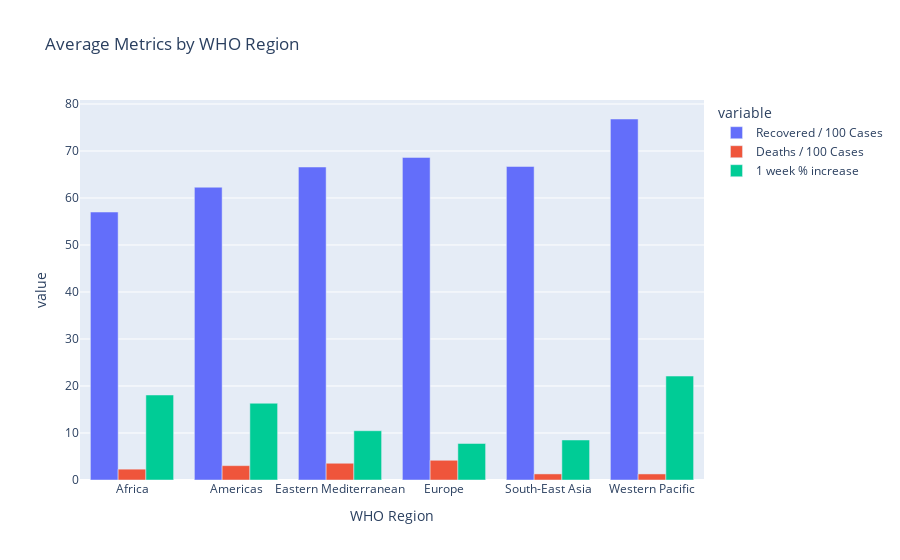

The code cell stored with this chart in its notebook:
### Code cell
# متوسط كل المؤشرات لكل منطقة
region_stats = data.groupby('WHO Region')[numeric_cols].mean().reset_index()

fig = px.bar(region_stats, x='WHO Region', y=['Recovered / 100 Cases', 'Deaths / 100 Cases', '1 week % increase'],
             barmode='group', title='Average Metrics by WHO Region')
fig.show()

### Figure 1 — Plotly figure (JSON) as saved in the notebook; plotly's stock layout.template omitted (floating-point values rounded to 4 significant figures)
{"data": [{"alignmentgroup": "True", "hovertemplate": "variable=Recovered / 100 Cases<br>WHO Region=%{x}<br>value=%{y}<extra></extra>", "legendgroup": "Recovered / 100 Cases", "marker": {"color": "#636efa", "pattern": {"shape": ""}}, "name": "Recovered / 100 Cases", "offsetgroup": "Recovered / 100 Cases", "orientation": "v", "showlegend": true, "textposition": "auto", "type": "bar", "visible": true, "x": ["Africa", "Americas", "Eastern Mediterranean", "Europe", "South-East Asia", "Western Pacific"], "xaxis": "x", "y": [57.01, 62.29, 66.59, 68.64, 66.7, 76.8], "yaxis": "y"}, {"alignmentgroup": "True", "hovertemplate": "variable=Deaths / 100 Cases<br>WHO Region=%{x}<br>value=%{y}<extra></extra>", "legendgroup": "Deaths / 100 Cases", "marker": {"color": "#EF553B", "pattern": {"shape": ""}}, "name": "Deaths / 100 Cases", "offsetgroup": "Deaths / 100 Cases", "orientation": "v", "showlegend": true, "textposition": "auto", "type": "bar", "visible": true, "x": ["Africa", "Americas", "Eastern Mediterranean", "Europe", "South-East Asia", "Western Pacific"], "xaxis": "x", "y": [2.306, 3.053, 3.563, 4.198, 1.296, 1.29], "yaxis": "y"}, {"alignmentgroup": "True", "hovertemplate": "variable=1 week % increase<br>WHO Region=%{x}<br>value=%{y}<extra></extra>", "legendgroup": "1 week % increase", "marker": {"color": "#00cc96", "pattern": {"shape": ""}}, "name": "1 week % increase", "offsetgroup": "1 week % increase", "orientation": "v", "showlegend": true, "textposition": "auto", "type": "bar", "visible": true, "x": ["Africa", "Americas", "Eastern Mediterranean", "Europe", "South-East Asia", "Western Pacific"], "xaxis": "x", "y": [18.09, 16.33, 10.48, 7.77, 8.513, 22.11], "yaxis": "y"}], "layout": {"autosize": true, "barmode": "group", "legend": {"title": {"text": "variable"}, "tracegroupgap": 0}, "title": {"text": "Average Metrics by WHO Region"}, "xaxis": {"anchor": "y", "autorange": true, "domain": [0, 1], "range": [-0.5, 5.5], "title": {"text": "WHO Region"}, "type": "category"}, "yaxis": {"anchor": "x", "autorange": true, "domain": [0, 1], "range": [0, 80.85], "title": {"text": "value"}, "type": "linear"}}}
